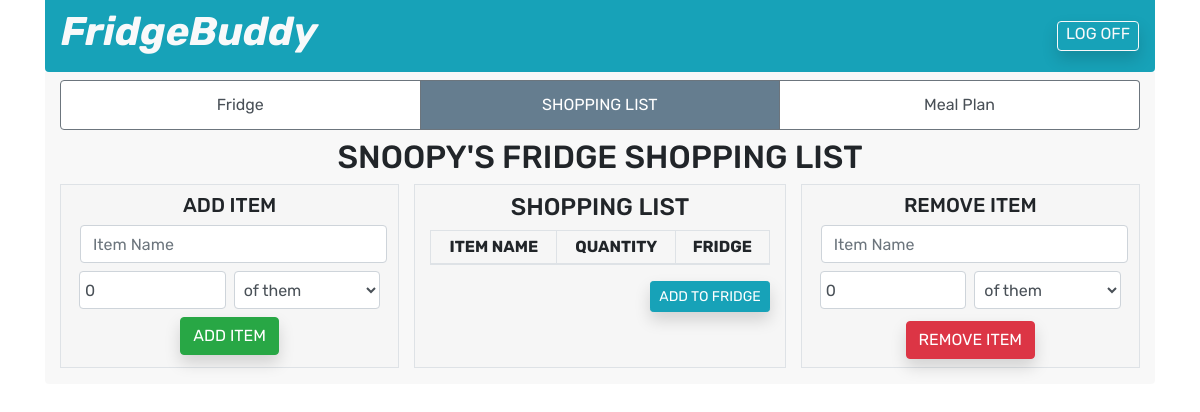
The page /shopping_list/ (signed in) on the database as committed earlier.
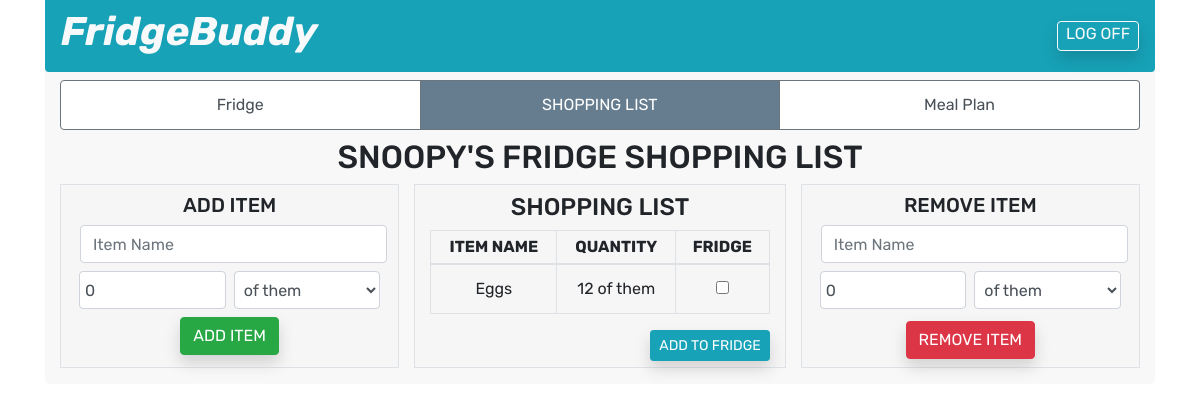
The same page on the database as committed later.
### fridge/models.py (models this page shows)
class Fridge(models.Model):
    name = models.CharField(max_length=255)
    password = models.CharField(max_length=255)
    created_at = models.DateTimeField(auto_now_add=True)
    last_updated = models.DateTimeField(auto_now=True)
    objects = FridgeManager()

### shopping_list/models.py (models this page shows)
class ShoppingIngredient(models.Model):
    name = models.CharField(max_length=255)
    quantity = models.FloatField()
    unit = models.CharField(max_length=10)
    shopping_list = models.ForeignKey(ShoppingList, related_name="contents", on_delete=models.CASCADE)
    created_at = models.DateTimeField(auto_now_add=True)
    last_updated = models.DateTimeField(auto_now=True)
    objects = ShoppingIngredientManager()

### shopping_list/views.py (the view)
# urls.py: path('', views.index),
def index(request):
    if 'user_id' not in request.session:
        request.session['not_logged_in'] = "Please log in for access"
        return redirect('/login_page')
    context = {
        "user" : User.objects.get(id=request.session['user_id']),
        "fridge": User.objects.get(id=request.session['user_id']).fridge,
        "shopping_list" : User.objects.get(id=request.session['user_id']).fridge.shopping_list.contents.all()
    }
    return render(request, "shopping.html", context)

### shopping_list/templates/shopping.html (shortened to what this page needs)
<!DOCTYPE html>
<html lang="en">
<head>
    <link rel="stylesheet" href="https://cdn.jsdelivr.net/npm/bootstrap@4.5.3/dist/css/bootstrap.min.css">
</head>
<body>
    <div class="container">
        <nav class="navbar bg-info text-light rounded-bottom">
            <h1><strong><em>FridgeBuddy</em></strong></h1>
            <button onclick="location.href='/log_out'" type="button" class="btn btn-outline-light shadow btn-md pt-0 pb-1 px-2">LOG OFF</button>
        </nav>
        <div class="container rounded-bottom pb-3" style="background-color: rgba(245, 245, 245, 0.7)">
            <div class="row text-center">
                <div class="col">
                    <div class="list-group list-group-horizontal mt-2">
                        <a href="/fridge/inventory" class="list-group-item list-group-item-action border-secondary">Fridge</a>
                        <a href="/shopping_list" class="list-group-item list-group-item-action border-secondary active disabled">SHOPPING LIST</a>
                        <a href="/meal_plan" class="list-group-item list-group-item-action border-secondary">Meal Plan</a>
                    </div>
                </div>
            </div>
            <div class="row">
                <div class="col">
                    <h2 class="mx-2 my-2 text-center">{{fridge.name|upper}} SHOPPING LIST</h2>
                </div>
            </div>
            <div class="row">
                <div class="col text-center">
                    <div class="container border border-rounded py-2" style="background-color: rgba(245, 245, 245, 0.7)">
                        <h5>ADD ITEM</h5>
                        <form action="/shopping_list/add_to_list" method="POST">
                            <input type="text" name="ingredient" id="ingredient" placeholder="Item Name" class="form-control mx-1 my-1">
                            <div class="form-row px-1">
                                <input type="number" min="0" step="0.01" name="quantity" id="quantity" placeholder=0 value=0 class="form-control col mx-1 my-1">
                                <select name="unit" id="unit" class="form-control col mx-1 my-1">
                                    <option value="of them">of them</option>
                                </select>
                            </div>
                            <button class="btn btn-success shadow mx-1 my-1">ADD ITEM</button>
                        </form>
                    </div>
                </div>
                <div class="col text-center border border-rounded" style="background-color: rgba(245, 245, 245, 0.7)">
                    <h4 class="mx-2 my-2">SHOPPING LIST</h4>
                    <form action="/shopping_list/add_to_fridge" method="POST">
                        <table class="table text-center table-bordered">
                            <thead class="thead-info">
                                <tr>
                                    <th class="py-1">ITEM NAME</th>
                                    <th class="py-1">QUANTITY</th>
                                    <th class="py-1">FRIDGE</th>
                                </tr>
                            </thead>
                            <tbody>
                                {% for i in shopping_list %}
                                    <tr>
                                        <td>{{i.name}}</td>
                                        <td>{{i.quantity|floatformat:"-2"}} {{i.unit}}</td>
                                        <td><input type="checkbox" name="add_to_fridge" id="{{i.id}}" value={{i.id}}></td>
                                    </tr>
                                {% endfor %}
                            </tbody>
                        </table>
                        <button class="btn btn-sm shadow btn-info float-right">ADD TO FRIDGE</button>
                    </form>
                </div>
                <div class="col text-center">
                    <div class="container border border-rounded py-2" style="background-color: rgba(245, 245, 245, 0.7)">
                        <h5>REMOVE ITEM</h5>
                        <form action="/shopping_list/remove_from_list" method="POST">
                            <input type="text" name="ingredient" id="ingredient" placeholder="Item Name" class="form-control mx-1 my-1">
                            <div class="form-row px-1">
                                <input type="number" name="quantity" id="quantity" placeholder=0 value=0 step=".01" class="form-control col mx-1 my-1">
                                <select name="unit" id="unit" class="form-control col mx-1 my-1">
                                    <option value="of them">of them</option>
                                </select>
                            </div>
                            <button class="btn btn-danger shadow mt-2">REMOVE ITEM</button>
                        </form>
                    </div>
                </div>
            </div>
        </div>
    </div>
</body>
</html>

### shopping_list/templates/shopping.html (style rules this page uses)
* { font-family: 'Rubik', sans-serif; }
body { background-image: url('https://cdn.hipwallpaper.com/i/14/86/JyYN9l.jpeg'); background-repeat: no-repeat; background-size: cover; }
.list-group-item.active { z-index:2; color:#ffffff; background-color:#657d8f; border-color:#657d8f; }

Rows that differ between the two databases and show on the page:
added ShoppingIngredient: name "Eggs", quantity "12", unit "of them"
